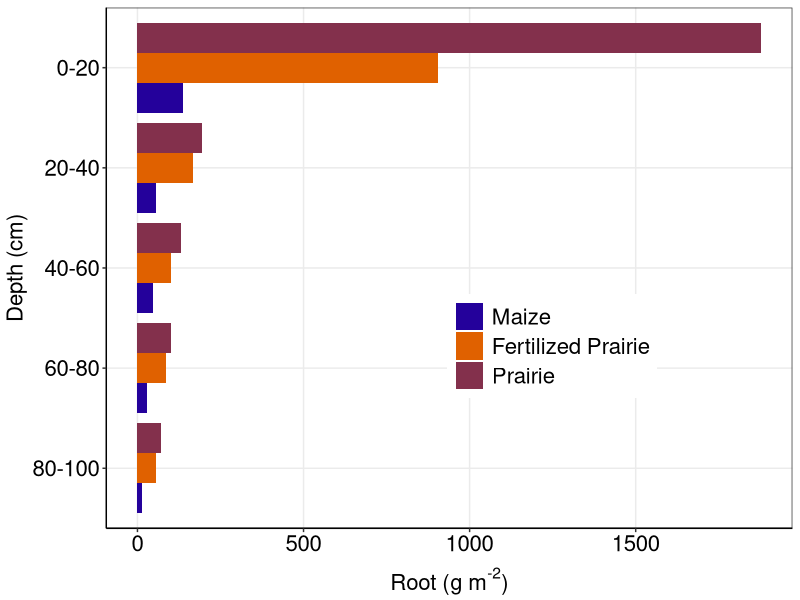

Write R code to recreate this figure.
## ---- chunk 1
knitr::opts_chunk$set(
	echo = FALSE,
	message = FALSE,
	warning = FALSE
)
library(tidyverse)
library(lubridate)

this_theme<-theme_bw()+
  theme(#panel.grid.major = element_blank(),
    #panel.grid.minor = element_blank(),
    panel.background = element_blank(),
    axis.line = element_line(),
    legend.position='none', legend.title=element_blank(),
    legend.text = element_text(size=12),
    axis.title.x = element_text(size=22,vjust=-0.5),
    axis.title.y = element_text(size=22,angle=90, vjust=1.2),
    axis.text.x = element_text(colour="black", size=18),
    axis.text.y = element_text(colour="black", size=18), 
    strip.text = element_text(colour="black", size=18))

theme_set(this_theme)
## ---- chunk 2
datain<-read_csv("../Data/2017-2-2COBS Root Sample Lab Data.csv")

roots<-datain%>%
     mutate(trt = ifelse((plot %in% c("12", "35", "21", "43")), "maize",
                        ifelse((plot %in% c("13", "31", "24", "46")), "prairie",
                               ifelse((plot %in% c("15", "32", "23", "41")), "fertilized_prairie", "nada"))))%>%
  mutate(Root_g_m2 = (`root weight (g)`/.00203))%>%
  group_by(trt, depth)%>%
  summarise_each(funs(mean(., na.rm = TRUE)))
  
head(roots)
## ---- chunk 3

roots <- within(roots, trt <- ordered(trt, levels = c("maize", "fertilized_prairie", "prairie")))
roots <- within(roots, depth <- ordered(depth, levels = rev(sort(unique(depth)))))

desert<-c("#24019B", "#E06100", "#83304C")
ggplot(roots, aes(x=depth, y = Root_g_m2, fill=trt)) + 
    geom_bar(stat = "identity", position = "dodge") +
    #geom_errorbar(aes(ymax = poxconc + poxconcse, ymin=poxconc - poxconcse), position = dodge, width=0.25) +
    #scale_x_reverse()+
    coord_flip()+
    scale_fill_manual(values = desert, breaks=c("maize", "fertilized_prairie", "prairie"), labels=c("Maize", "Fertilized Prairie", "Prairie"))+
    guides(col = guide_legend(reverse = FALSE))+
    labs(y = (expression(paste("Root (g m" ^ "-2",")"))),x = "Depth (cm)")+
    theme(#panel.grid.major = element_blank(),
          panel.grid.minor = element_blank(),
          panel.background = element_blank(),
          axis.line = element_line(),
          legend.position=c(.65,.35), legend.title=element_blank(), 
          legend.key.size=unit(.75, "cm"), legend.text = element_text(size=16),
          axis.title.x = element_text(size=16),
          axis.title.y = element_text(size=16,angle=90),
          axis.text.x = element_text(colour="black", size=16),
          axis.text.y = element_text(colour="black", size=16))
